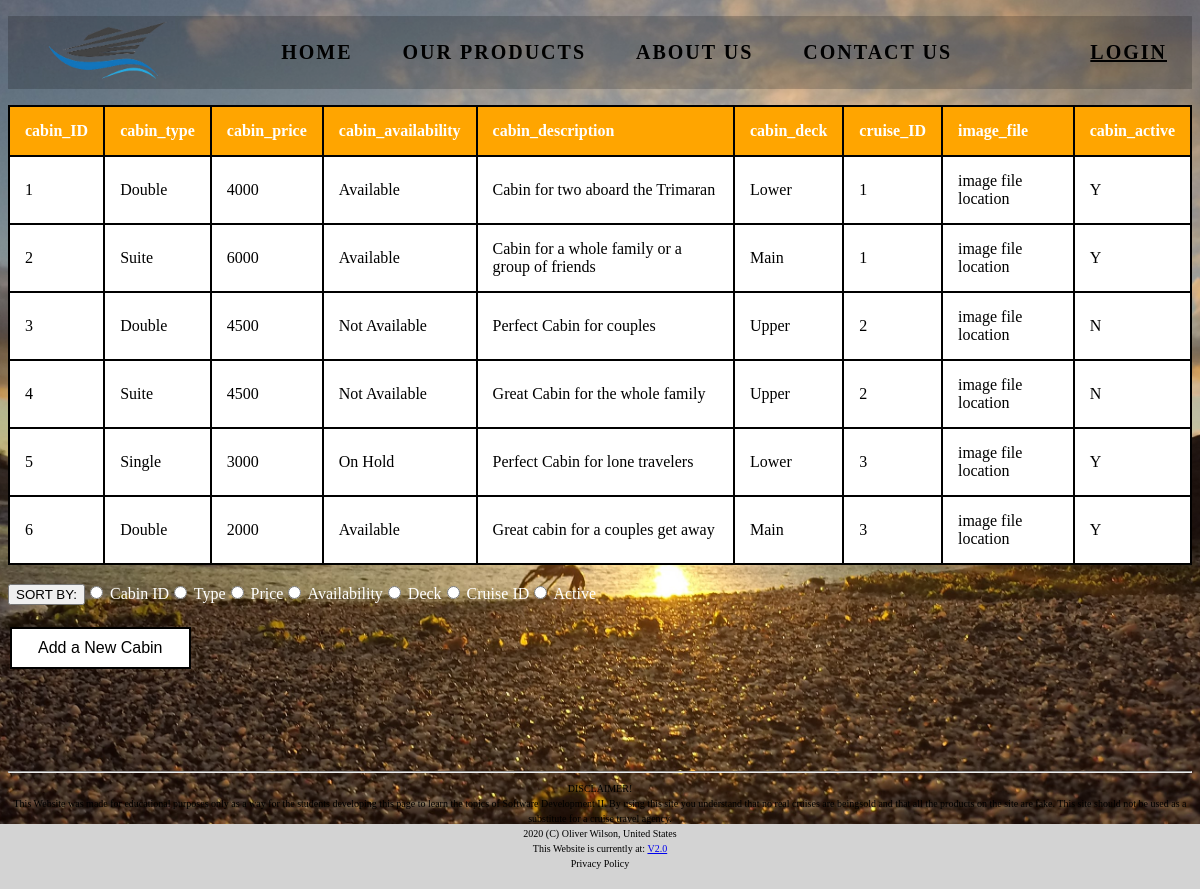
The app's page /HTML/AdminCabinTable.php, older data.
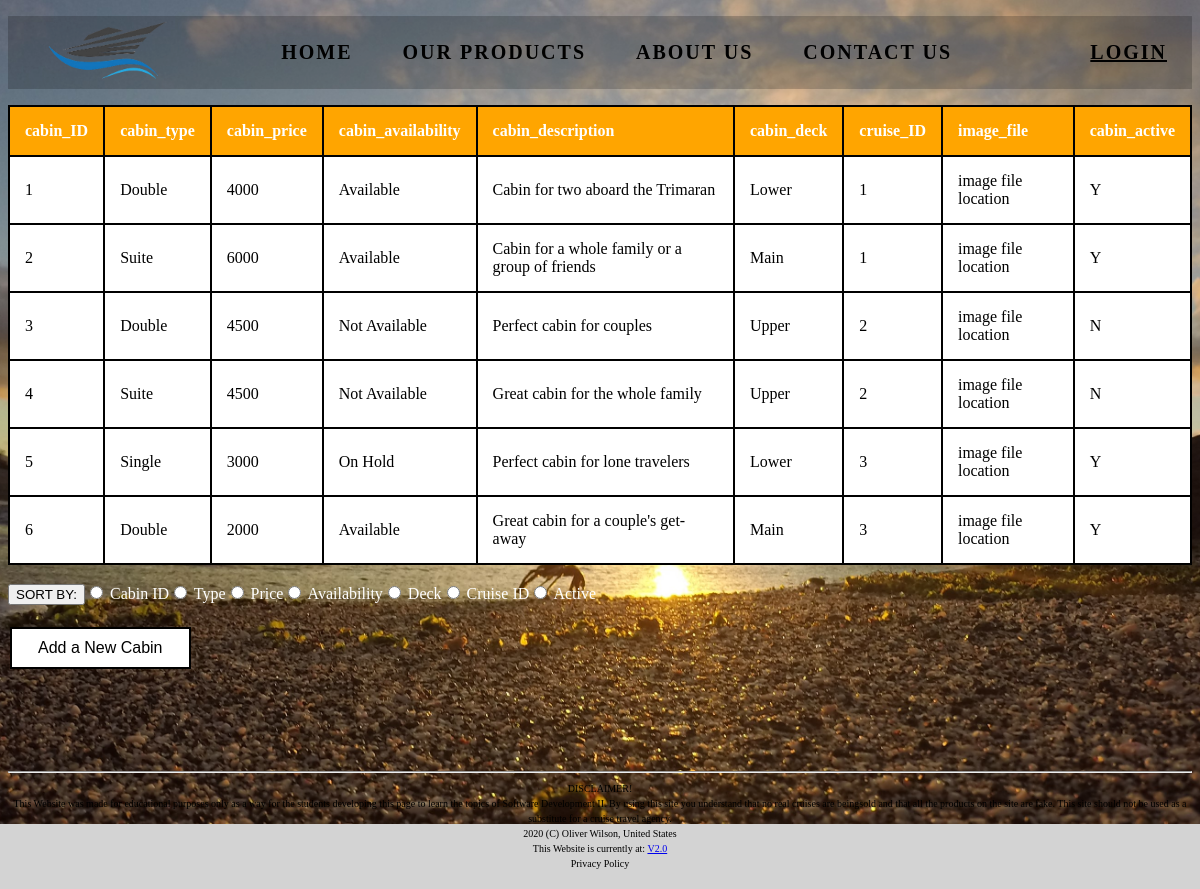
The same page, newer data.
### tables this page shows
CREATE TABLE T18_Cabins (
    cabin_ID INT(100) PRIMARY KEY auto_increment,
    cabin_type ENUM("Single", "Double", "Suite"),
    cabin_price INT,
    cabin_availability ENUM("Available", "Not Available", "On Hold") NOT NULL,
    cabin_description VARCHAR(100),
    cabin_deck ENUM("Main", "Lower", "Upper"),
    cruise_ID INT(100),  
    image_file VARCHAR(100),
	cabin_active ENUM("Y", "N") NOT NULL DEFAULT "Y"  
);

### HTML/AdminCabinTable.php (the view, shortened to what this page needs)
<!DOCTYPE html>
<html lang="en">
<head>
</head>
<body style = "background-color: lightgray;">
<?php
	require "SCnavbar.php";
	require ("../connect_db.php");
	echo "<table border = 1>";
		echo "<tr>";
	$table = "T18_Cabins";
	$q = "EXPLAIN $table";
	$r = mysqli_query($dbc, $q);
	if (isset($_POST['sort'])) {
		$sort_type = $_POST['sort'];
	}
	else {
		$sort_type = "cabin_ID";
	}
	if ($r) {
		while ($row=mysqli_fetch_array($r, MYSQLI_NUM)) {
			echo "<TH>" . $row[0] . "</TH>";
		}
		echo "</tr>";
	}
	else {
		echo "<p>" . mysqli_error($dbc) . "</p>";
	}
	$q = "SELECT * FROM $table
			ORDER BY $sort_type";
	$r = mysqli_query($dbc, $q);
		echo "<tr>";
	if ($r) {
		while ($row = mysqli_fetch_array($r, MYSQLI_NUM)) {
			for ($x = 0; $x < 9; $x++) {
				echo "<td>" . $row[$x] . "</td>";
			}
			echo "</tr>";
		}
	}
	echo "</table>";
	echo "<form style = 'color: white;' action = 'AdminCabinTable.php' method = 'POST'>";
		echo "<br> <input type = 'submit' value = 'SORT BY:'>";
		echo "<input type = 'radio' name = 'sort' value = 'cabin_ID'>				Cabin ID";
		echo "<input type = 'radio' name = 'sort' value = 'cabin_type'>				Type";
		echo "<input type = 'radio' name = 'sort' value = 'cabin_price'>			Price";
		echo "<input type = 'radio' name = 'sort' value = 'cabin_availability'> 	Availability";
		echo "<input type = 'radio' name = 'sort' value = 'cabin_deck'>				Deck";
		echo "<input type = 'radio' name = 'sort' value = 'cruise_ID'>				Cruise ID";
		echo "<input type = 'radio' name = 'sort' value = 'cabin_active'>			Active";
	echo "</form>";
	echo "<br><form action='AddRowCabin.php'>";
		echo "<button class='button button1' onclick=> Add a New Cabin </button>";
	echo "</form>";
	echo "<br><br><br><br><br>";
	echo "<hr>";
	include "SCfooter.php";
	echo "<br>";
?>
</body>
</html>

### HTML/SCnavbar.php (shortened to what this page needs)
<?php
	echo "<div class=\"header\">";
		echo "<ul>";
			echo "<li style='float: left;'><img src='Logo.png'></li>";
			echo "<li><a href='HomePage.php'>Home</a></li>";
			echo "<li><a href='HomePage.php'>Our Products</a></li>";
			echo "<li><a href='AboutUs.php'>About Us</a></li>";
			echo "<li><a href='ContactUs.php'>Contact Us</a></li>";
			echo "<li style='float: right;'><a href='Admin.php'> <u>Login</u> </a></li>";
		echo "</ul>";
	echo "</div>";
?>

### HTML/SCfooter.php (shortened to what this page needs)
<?php
	echo "<footer style='font-size: 12px; text-align: center;'> <small> DISCLAIMER! <br> This Website was made for educational purposes only as a way for the students developing this page to learn";
				echo " the topics of Software Development II. By using this site you understand that no real cruises are being";
				echo "sold and that all the products on the site are fake. This site should not be used as a substitute for a cruise travel agency.";
				echo "<br>";
				echo "2020 (C) " . FILE_AUTHOR . ", United States";
				echo "<br> This Website is currently at: <a href='Change.php'> V2.0 </a>";
				echo "<br>  Privacy Policy";
	echo "</footer>";
?>

### HTML/AdminCabinTable.php (style rules this page uses)
body { background: url(Crab.jpg) no-repeat; background-size: cover; height: 100vh; background-position: center; }
img { size: cover; position: center; height: 60px; width: 120px; margin-top: 5px; margin-bottom: -50px; }
table, td { margin-right:auto; margin-left: auto; border:2px solid black; border-collapse:collapse; padding: 15px; text-align: left; background-color: white; }
th { margin-right:auto; margin-left: auto; border:2px solid black; border-collapse:collapse; padding: 15px; text-align: left; background-color: orange; color:white; }
.button { border: none; color: white; padding: 10px 26px; text-align: center; text-decoration: none; display: inline-block; font-size: 16px; margin: 4px 2px; transition-duration: 0.4s; cursor: pointer; }
.button1 { background-color: white; color: black; border: 2px solid black; }

Row changes from the older to the newer data that the page shows:
changed t18_cabins id 3: cabin_description "Perfect Cabin for couples" → "Perfect cabin for couples"
changed t18_cabins id 4: cabin_description "Great Cabin for the whole family" → "Great cabin for the whole family"
changed t18_cabins "Single": cabin_description "Perfect Cabin for lone travelers" → "Perfect cabin for lone travelers"
Text that changed along with them:
new list line: "Great cabin for a couple's get-away"
list line gone: "Great cabin for a couples get away"
